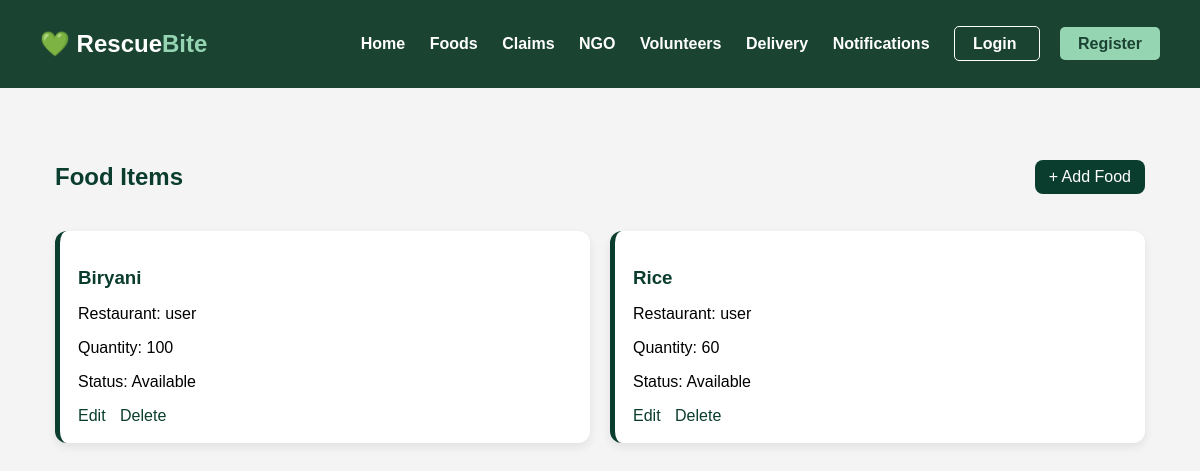
Screenshot of /donation/foods/ with the database file from the repository.
### donation/models.py (models this page shows, shortened)
class FoodItem(models.Model):
    restaurant = models.ForeignKey(User,
                                   on_delete=models.CASCADE)
    food_name = models.CharField(max_length=100)
    quantity = models.IntegerField()
    status = models.CharField(max_length=50,
                              default='Available')

### donation/views.py (the view)
def food_list(request):
    foods = FoodItem.objects.all()
    return render(request,
                  'donation/food_list.html',
                  {'foods': foods})

### donation/templates/donation/food_list.html
{% extends 'base.html' %}
{% block content %}
<div class="food-page">
    <div class="food-header">
        <h2>Food Items</h2>
        <a class="add-btn" href="/donation/create-food/">
            + Add Food
        </a>
    </div>
    <div class="food-grid">
        {% for food in foods %}
        <div class="food-card">
            <h3 class="food-title">{{ food.food_name }}</h3>
            <p>Restaurant: {{ food.restaurant.username }}</p>
            <p>Quantity: {{ food.quantity }}</p>
            <p>Status: {{ food.status }}</p>
            <div class="actions">
                <a href="/donation/update-food/{{ food.id }}/">Edit</a>
                <a href="/donation/delete-food/{{ food.id }}/">Delete</a>
            </div>
        </div>
        {% endfor %}
    </div>
</div>
{% endblock %}

### static/css/style.css (style rules this page uses)
body { margin:0; font-family:Arial; background:#f4f4f4; }
.food-page { padding: 25px; }
.food-header { display: flex; justify-content: space-between; align-items: center; margin-bottom: 20px; }
.food-header h2 { color: #0b3d2e; }
.add-btn { background: #0b3d2e; color: white; padding: 8px 14px; border-radius: 8px; text-decoration: none; }
.food-grid { display: grid; grid-template-columns: repeat(auto-fit, minmax(250px, 1fr)); gap: 20px; }
.food-card { background: white; padding: 18px; border-radius: 12px; border-left: 5px solid #0b3d2e; box-shadow: 0 4px 10px rgba(0,0,0,0.08); }
.food-title { color: #0b3d2e; margin-bottom: 10px; }
.actions { margin-top: 10px; }
.actions a { margin-right: 10px; text-decoration: none; color: #0b3d2e; }
.actions a { text-decoration: none; color: #0b3d2e; margin-right: 10px; }
.actions a { text-decoration: none; color: #0b3d2e; }

### rows the page displays
FoodItem: food_name "Biryani", restaurant.username "user", quantity "100", status "Available"
FoodItem: food_name "Rice", restaurant.username "user", quantity "60", status "Available"
